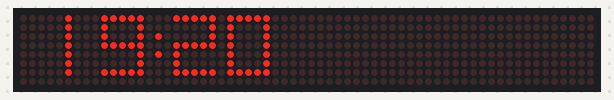
A sketch run on a simulated ESP8266 (NodeMCU). On the bench: 64×8 LED matrix.

Above: at 0.1 s.
At 13.1 s:
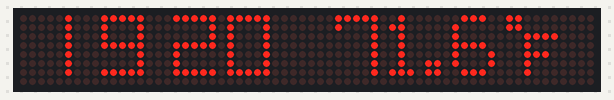
At 19.1 s:
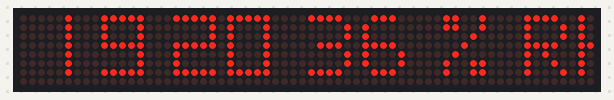
At 29.1 s:
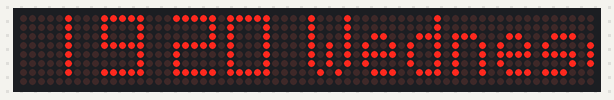
At 34.1 s:
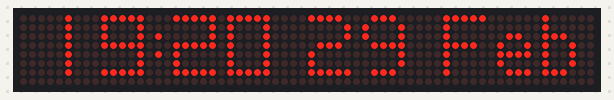
At 39.1 s:
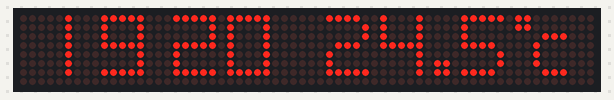

The sketch:

watch.ino
```cpp
// Use the DHT11 temp and humidity sensor
#define USE_DHT11 0

// Use the DS1307 clock module
#define USE_DS1307 0

// Header file includes
#include <MD_Parola.h>
#include <MD_MAX72xx.h>
#include <SPI.h>

#include "Font_Data.h"

// Define the number of devices we have in the chain and the hardware interface
// NOTE: These pin numbers will probably not work with your hardware and may
// need to be adapted
#define HARDWARE_TYPE MD_MAX72XX::FC16_HW
#define MAX_DEVICES 8

#define CLK_PIN   D6
#define DATA_PIN  D7
#define CS_PIN    D8

MD_Parola P = MD_Parola(HARDWARE_TYPE, DATA_PIN, CLK_PIN, CS_PIN, MAX_DEVICES);


#if USE_DHT11
#include <dht11.h>

#define DHT11_PIN 2

dht11 DHT11;
#endif

#if USE_DS1307
#include <MD_DS1307.h>
#include <Wire.h>
#endif


#define SPEED_TIME  75
#define PAUSE_TIME  5000

#define MAX_MESG  20

// Turn on debug statements to the serial output
#define DEBUG 0

// Global variables
char szTime[9];    // mm:ss\0
char szMesg[MAX_MESG+1] = "";

uint8_t degC[] = { 6, 3, 3, 56, 68, 68, 68 }; // Deg C
uint8_t degF[] = { 6, 3, 3, 124, 20, 20, 4 }; // Deg F

char *mon2str(uint8_t mon, char *psz, uint8_t len)
// Get a label from PROGMEM into a char array
{
  static const char str[][4] PROGMEM =
  {
    "Jan", "Feb", "Mar", "Apr", "May", "Jun",
    "Jul", "Aug", "Sep", "Oct", "Nov", "Dec"
  };

  *psz = '\0';
  mon--;
  if (mon < 12)
  {
    strncpy_P(psz, str[mon], len);
    psz[len] = '\0';
  }

  return(psz);
}

char *dow2str(uint8_t code, char *psz, uint8_t len)
{
  static const char str[][10] PROGMEM =
  {
    "Sunday", "Monday", "Tuesday", "Wednesday",
    "Thursday", "Friday", "Saturday"
  };

  *psz = '\0';
  code--;
  if (code < 7)
  {
    strncpy_P(psz, str[code], len);
    psz[len] = '\0';
  }

  return(psz);
}

void getTime(char *psz, bool f = true)
// Code for reading clock time
{
#if  USE_DS1307
  RTC.readTime();
  sprintf(psz, "%02d%c%02d", RTC.h, (f ? ':' : ' '), RTC.m);
#else
  uint16_t  h, m, s;

  s = millis()/1000;
  m = s/60 + 20;
  h = m/60 + 19;
  m %= 60;
  s %= 60;
  sprintf(psz, "%02d%c%02d", h, (f ? ':' : ' '), m);
#endif
}

void getDate(char *psz)
// Code for reading clock date
{
#if USE_DS1307
  char  szBuf[10];

  RTC.readTime();
  sprintf(psz, "%d %s %04d", RTC.dd, mon2str(RTC.mm, szBuf, sizeof(szBuf)-1), RTC.yyyy);
#else
  strcpy(szMesg, "29 Feb 2016");
#endif
}

void setup(void)
{
  P.begin(2);
  P.setZone(0, 0, MAX_DEVICES-5);
  P.setZone(1, MAX_DEVICES-4, MAX_DEVICES-1);
  P.setFont(1, numeric7Seg);

  P.setInvert(false);
  P.displayZoneText(1, szTime, PA_CENTER, SPEED_TIME, PAUSE_TIME, PA_PRINT, PA_NO_EFFECT);
  P.displayZoneText(0, szMesg, PA_CENTER, SPEED_TIME, PAUSE_TIME, PA_SCROLL_UP , PA_SCROLL_UP );

  P.addChar('$', degC);
  P.addChar('&', degF);

#if USE_DS1307
  RTC.control(DS1307_CLOCK_HALT, DS1307_OFF);
  RTC.control(DS1307_12H, DS1307_OFF);
#endif

  getTime(szTime);
}

void loop(void)
{
  P.setIntensity(0.5);
  static uint32_t lastTime = 0; // millis() memory
  static uint8_t  display = 0;  // current display mode
  static bool flasher = false;  // seconds passing flasher

  P.displayAnimate();

  if (P.getZoneStatus(0))
  {
    switch (display)
    {
      case 0: // Temperature deg C
        P.setTextEffect(0, PA_SCROLL_UP, PA_SCROLL_UP);
        display++;
#if USE_DHT11
        if (DHT11.read(DHT11_PIN) == 0)
        {
          dtostrf(DHT11.temperature, 3, 1, szMesg);
          strcat(szMesg, "$");
        }
#else
        strcpy(szMesg, "24.5$");
#endif
        break;

      case 1: // Temperature deg F
        P.setTextEffect(0, PA_SCROLL_UP, PA_SCROLL_UP);
        display++;
#if USE_DHT11
        if (DHT11.read(DHT11_PIN) == 0)
        {
          dtostrf((1.8 * DHT11.temperature)+32, 3, 1, szMesg);
          strcat(szMesg, "&");
        }
#else
        strcpy(szMesg, "71.6&");
#endif
        break;

      case 2: // Relative Humidity
        P.setTextEffect(0, PA_SCROLL_UP, PA_SCROLL_UP);
        display++;
#if USE_DHT11
        if (DHT11.read(DHT11_PIN) == 0)
        {
          dtostrf(DHT11.humidity, 3, 0, szMesg);
          strcat(szMesg, "% RH");
        }
#else
        strcpy(szMesg, "36 % RH");
#endif
        break;

      case 3: // day of week
        P.setTextEffect(0, PA_SCROLL_UP, PA_SCROLL_UP);
        display++;
#if USE_DS1307
        dow2str(RTC.dow, szMesg, MAX_MESG);
#else
        dow2str(4, szMesg, MAX_MESG);
#endif
        break;

      default:  // Calendar
        P.setTextEffect(0, PA_SCROLL_UP, PA_SCROLL_UP);
        display = 0;
        getDate(szMesg);
        break;
    }

    P.displayReset(0);
  }

  // Finally, adjust the time string if we have to
  if (millis() - lastTime >= 1000)
  {
    lastTime = millis();
    getTime(szTime, flasher);
    flasher = !flasher;

    P.displayReset(1);
  }
}
```

Font_Data.h
```cpp
// Data file for user example user defined fonts
#ifndef FONTDATA_H
#define FONTDATA_H

MD_MAX72XX::fontType_t numeric7Seg[] PROGMEM =
{
	0,		// 0
	0,		// 1
	0,		// 2
	0,		// 3
	0,		// 4
	0,		// 5
	0,		// 6
	0,		// 7
	0,		// 8
	0,		// 9
	0,		// 10
	0,		// 11
	0,		// 12
	0,		// 13
	0,		// 14
	0,		// 15
	0,		// 16
	0,		// 17
	0,		// 18
	0,		// 19
	0,		// 20
	0,		// 21
	0,		// 22
	0,		// 23
	0,		// 24
	0,		// 25
	0,		// 26
	0,		// 27
	0,		// 28
	0,		// 29
	0,		// 30
	0,		// 31
	1, 0,		// 32 - 'Space'
	0,		// 33 - '!'
	0,		// 34 - '"'
	0,		// 35 - '#'
	0,  	// 36 - '$'
	0,		// 37 - '%'
	0,		// 38 - '&'
	0,		// 39 - '''
	0,		// 40 - '('
	0,		// 41 - ')'
	0,		// 42 - '*'
	0,		// 43 - '+'
	0,		// 44 - ','
	0,		// 45 - '-'
	1, 64,		// 46 - '.'
	0,		// 47 - '/'
	5, 127, 65, 65, 65, 127,	// 48 - '0'
	5, 0, 0, 127, 0, 0,			// 49 - '1'
	5, 121, 73, 73, 73, 79,		// 50 - '2'
	5, 73, 73, 73, 73, 127,		// 51 - '3'
	5, 15, 8, 8, 8, 127,		// 52 - '4'
	5, 79, 73, 73, 73, 121,		// 53 - '5'
	5, 127, 73, 73, 73, 121,	// 54 - '6'
	5, 1, 1, 1, 1, 127, 		// 55 - '7'
	5, 127, 73, 73, 73, 127,	// 56 - '8'
	5, 79, 73, 73, 73, 127, 	// 57 - '9'
	1, 20,		// 58 - ':'
	0,		// 59 - ';'
	0,		// 60 - '<'
	0,		// 61 - '='
	0,		// 62 - '>'
	0,		// 63 - '?'
	0,		// 64 - '@'
	5, 127, 9, 9, 9, 127,		// 65 - 'A'
	5, 127, 73, 73, 73, 54,		// 66 - 'B'
	5, 127, 65, 65, 65, 65,		// 67 - 'C'
	5, 127, 65, 65, 65, 62,		// 68 - 'D'
	5, 127, 73, 73, 73, 73,		// 69 - 'E'
	5, 127, 9, 9, 9, 9,			// 70 - 'F'
	0,		// 71 - 'G'
	0,		// 72 - 'H'
	0,		// 73 - 'I'
	0,		// 74 - 'J'
	0,		// 75 - 'K'
	0,		// 76 - 'L'
	0,		// 77 - 'M'
	0,		// 78 - 'N'
	0,		// 79 - 'O'
	0,		// 80 - 'P'
	0,		// 81 - 'Q'
	0,		// 82 - 'R'
	0,		// 83 - 'S'
	0,		// 84 - 'T'
	0,		// 85 - 'U'
	0,		// 86 - 'V'
	0,		// 87 - 'W'
	0,		// 88 - 'X'
	0,		// 89 - 'Y'
	0,		// 90 - 'Z'
	0,		// 91 - '['
	0,		// 92 - '\'
	0,		// 93 - ']'
	0,		// 94 - '^'
	0,		// 95 - '_'
	0,		// 96 - '`'
	5, 127, 9, 9, 9, 127,		// 97 - 'a'
	5, 127, 73, 73, 73, 54,		// 98 - 'b'
	5, 127, 65, 65, 65, 65,		// 99 - 'c'
	5, 127, 65, 65, 65, 62,		// 100 - 'd'
	5, 127, 73, 73, 73, 73,		// 101 - 'e'
	5, 127, 9, 9, 9, 9, 		// 102 - 'f'
	0,		// 103 - 'g'
	0,		// 104 - 'h'
	0,		// 105 - 'i'
	0,		// 106 - 'j'
	0,		// 107 - 'k'
	0,		// 108 - 'l'
	0,		// 109 - 'm'
	0,		// 110 - 'n'
	0,		// 111 - 'o'
	0,		// 112 - 'p'
	0,		// 113 - 'q'
	0,		// 114 - 'r'
	0,		// 115 - 's'
	0,		// 116 - 't'
	0,		// 117 - 'u'
	0,		// 118 - 'v'
	0,		// 119 - 'w'
	0,		// 120 - 'x'
	0,		// 121 - 'y'
	0,		// 122 - 'z'
	0,		// 123 - '{'
	1, 127,		// 124 - '|'
	0,		// 125
	0,		// 126
	0,		// 127
	0,		// 128
	0,		// 129
	0,		// 130
	0,		// 131
	0,		// 132
	0,		// 133
	0,		// 134
	0,		// 135
	0,		// 136
	0,		// 137
	0,		// 138
	0,		// 139
	0,		// 140
	0,		// 141
	0,		// 142
	0,		// 143
	0,		// 144
	0,		// 145
	0,		// 146
	0,		// 147
	0,		// 148
	0,		// 149
	0,		// 150
	0,		// 151
	0,		// 152
	0,		// 153
	0,		// 154
	0,		// 155
	0,		// 156
	0,		// 157
	0,		// 158
	0,		// 159
	0,		// 160
	0,		// 161
	0,		// 162
	0,		// 163
	0,		// 164
	0,		// 165
	0,		// 166
	0,		// 167
	0,		// 168
	0,		// 169
	0,		// 170
	0,		// 171
	0,		// 172
	0,		// 173
	0,		// 174
	0,		// 175
	0,		// 176
	0,		// 177
	0,		// 178
	0,		// 179
	0,		// 180
	0,		// 181
	0,		// 182
	0,		// 183
	0,		// 184
	0,		// 185
	0,		// 186
	0,		// 187
	0,		// 188
	0,		// 189
	0,		// 190
	0,		// 191
	0,		// 192
	0,		// 193
	0,		// 194
	0,		// 195
	0,		// 196
	0,		// 197
	0,		// 198
	0,		// 199
	0,		// 200
	0,		// 201
	0,		// 202
	0,		// 203
	0,		// 204
	0,		// 205
	0,		// 206
	0,		// 207
	0,		// 208
	0,		// 209
	0,		// 210
	0,		// 211
	0,		// 212
	0,		// 213
	0,		// 214
	0,		// 215
	0,		// 216
	0,		// 217
	0,		// 218
	0,		// 219
	0,		// 220
	0,		// 221
	0,		// 222
	0,		// 223
	0,		// 224
	0,		// 225
	0,		// 226
	0,		// 227
	0,		// 228
	0,		// 229
	0,		// 230
	0,		// 231
	0,		// 232
	0,		// 233
	0,		// 234
	0,		// 235
	0,		// 236
	0,		// 237
	0,		// 238
	0,		// 239
	0,		// 240
	0,		// 241
	0,		// 242
	0,		// 243
	0,		// 244
	0,		// 245
	0,		// 246
	0,		// 247
	0,		// 248
	0,		// 249
	0,		// 250
	0,		// 251
	0,		// 252
	0,		// 253
	0,		// 254
	0,		// 255
};

#endif
```
